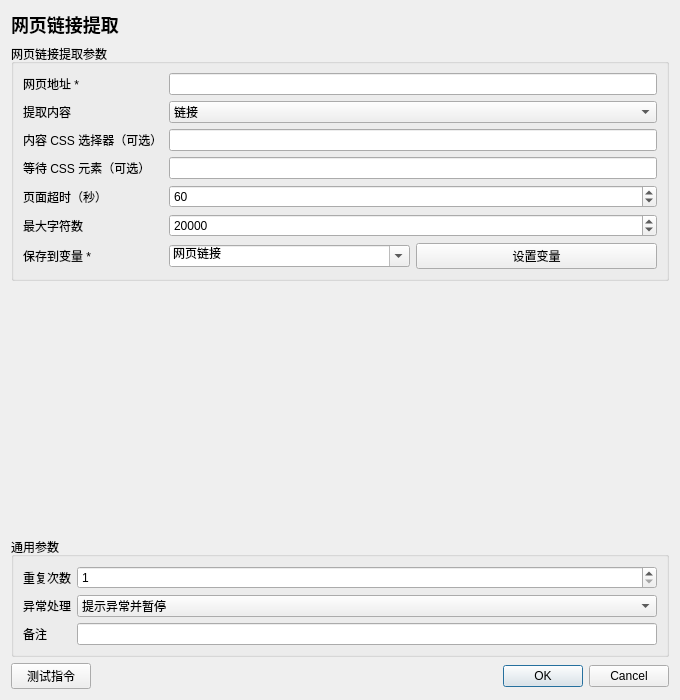
<?xml version='1.0' encoding='utf-8'?>
<ui version="4.0"><class>InstructionEditor</class><widget class="QDialog" name="InstructionEditor">
<property name="geometry"><rect><x>0</x><y>0</y><width>680</width><height>700</height></rect></property><property name="minimumSize"><size><width>560</width><height>480</height></size></property><property name="windowTitle"><string>网页链接提取</string></property>
<layout class="QVBoxLayout" name="rootLayout">
<item><widget class="QLabel" name="titleLabel"><property name="text"><string>网页链接提取</string></property><property name="styleSheet"><string>font-size: 18px; font-weight: 600;</string></property></widget></item>
<item><widget class="QGroupBox" name="parameterGroupBox"><property name="title"><string>网页链接提取参数</string></property><layout class="QFormLayout" name="parameterFormLayout"><item row="0" column="0"><widget class="QLabel" name="parameterLabel_0"><property name="text"><string>网页地址 *</string></property></widget></item><item row="0" column="1"><widget class="QLineEdit" name="parameter_0"><property name="text"><string /></property></widget></item><item row="1" column="0"><widget class="QLabel" name="parameterLabel_1"><property name="text"><string>提取内容</string></property></widget></item><item row="1" column="1"><widget class="QComboBox" name="parameter_1"><item><property name="text"><string>链接</string></property></item></widget></item><item row="2" column="0"><widget class="QLabel" name="parameterLabel_2"><property name="text"><string>内容 CSS 选择器（可选）</string></property></widget></item><item row="2" column="1"><widget class="QLineEdit" name="parameter_2"><property name="text"><string /></property></widget></item><item row="3" column="0"><widget class="QLabel" name="parameterLabel_3"><property name="text"><string>等待 CSS 元素（可选）</string></property></widget></item><item row="3" column="1"><widget class="QLineEdit" name="parameter_3"><property name="text"><string /></property></widget></item><item row="4" column="0"><widget class="QLabel" name="parameterLabel_4"><property name="text"><string>页面超时（秒）</string></property></widget></item><item row="4" column="1"><widget class="QSpinBox" name="parameter_4"><property name="minimum"><number>5</number></property><property name="maximum"><number>180</number></property><property name="value"><number>60</number></property></widget></item><item row="5" column="0"><widget class="QLabel" name="parameterLabel_5"><property name="text"><string>最大字符数</string></property></widget></item><item row="5" column="1"><widget class="QSpinBox" name="parameter_5"><property name="minimum"><number>500</number></property><property name="maximum"><number>200000</number></property><property name="value"><number>20000</number></property></widget></item><item row="6" column="0"><widget class="QLabel" name="parameterLabel_6"><property name="text"><string>保存到变量 *</string></property></widget></item><item row="6" column="1"><widget class="QWidget" name="parameterContainer_6"><layout class="QHBoxLayout" name="parameterLayout_6"><property name="leftMargin"><number>0</number></property><property name="rightMargin"><number>0</number></property><property name="topMargin"><number>0</number></property><property name="bottomMargin"><number>0</number></property><item><widget class="QComboBox" name="parameter_6"><property name="editable"><bool>true</bool></property><item><property name="text"><string>网页链接</string></property></item></widget></item><item><widget class="QPushButton" name="auxiliary_6"><property name="text"><string>设置变量</string></property></widget></item></layout></widget></item></layout></widget></item>
<item><spacer name="verticalSpacer"><property name="orientation"><enum>Qt::Vertical</enum></property><property name="sizeHint" stdset="0"><size><width>20</width><height>20</height></size></property></spacer></item>
<item><widget class="QGroupBox" name="commonGroupBox"><property name="title"><string>通用参数</string></property><layout class="QFormLayout" name="commonFormLayout">
<item row="0" column="0"><widget class="QLabel" name="repeatLabel"><property name="text"><string>重复次数</string></property></widget></item><item row="0" column="1"><widget class="QSpinBox" name="repeatSpinBox"><property name="minimum"><number>1</number></property><property name="maximum"><number>999999</number></property><property name="value"><number>1</number></property></widget></item>
<item row="1" column="0"><widget class="QLabel" name="errorPolicyLabel"><property name="text"><string>异常处理</string></property></widget></item><item row="1" column="1"><widget class="QComboBox" name="errorPolicyComboBox"><item><property name="text"><string>自动跳过</string></property></item><item><property name="text"><string>提示异常并暂停</string></property></item><item><property name="text"><string>提示异常并停止</string></property></item><property name="currentIndex"><number>1</number></property></widget></item>
<item row="2" column="0"><widget class="QLabel" name="noteLabel"><property name="text"><string>备注</string></property></widget></item><item row="2" column="1"><widget class="QLineEdit" name="noteEdit" /></item>
</layout></widget></item>
<item><layout class="QHBoxLayout" name="footerLayout"><item><widget class="QPushButton" name="testButton"><property name="text"><string>测试指令</string></property></widget></item><item><spacer name="footerSpacer"><property name="orientation"><enum>Qt::Horizontal</enum></property><property name="sizeHint" stdset="0"><size><width>40</width><height>20</height></size></property></spacer></item><item><widget class="QDialogButtonBox" name="buttonBox"><property name="standardButtons"><set>QDialogButtonBox::Cancel|QDialogButtonBox::Ok</set></property></widget></item></layout></item>
</layout></widget><resources /><connections /></ui>
